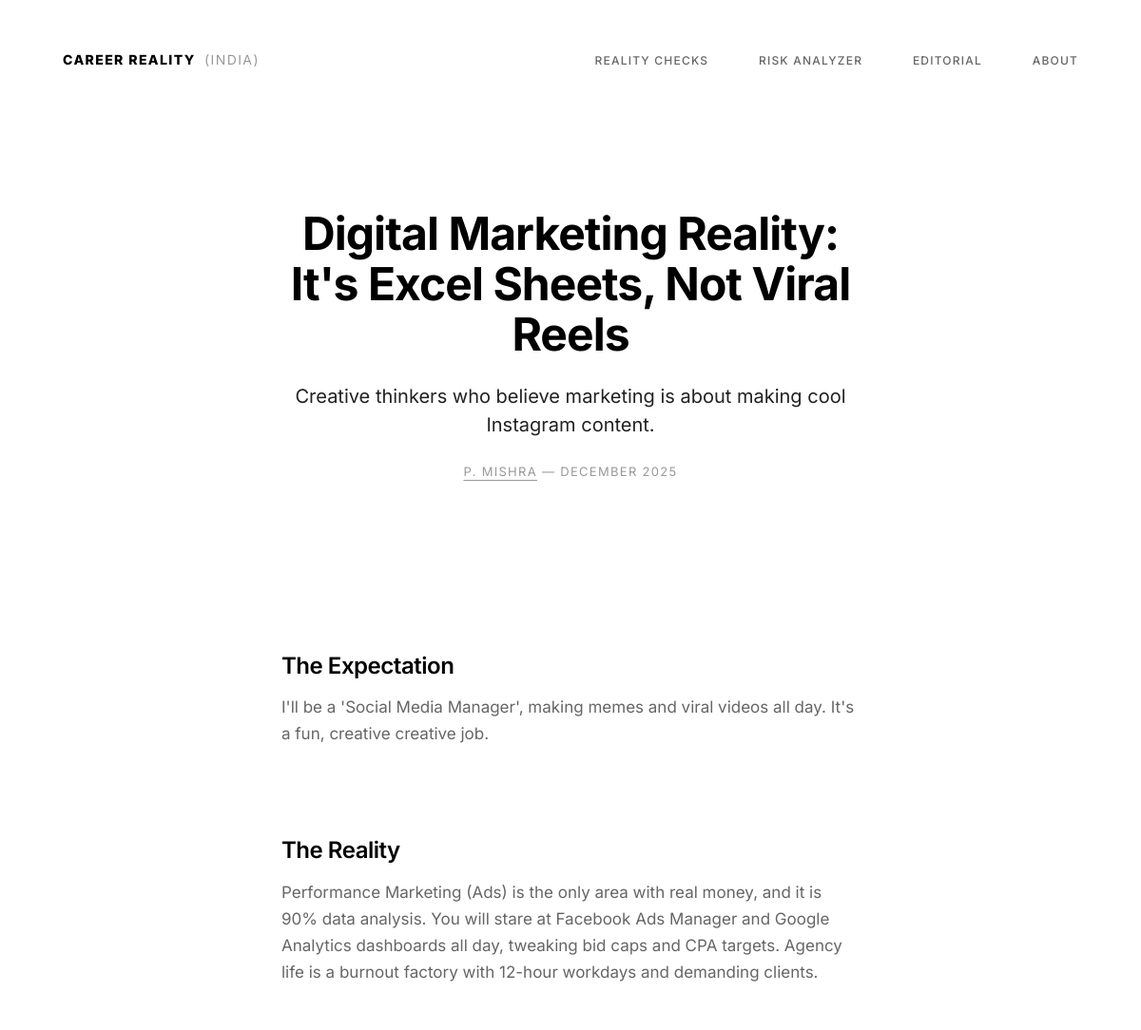
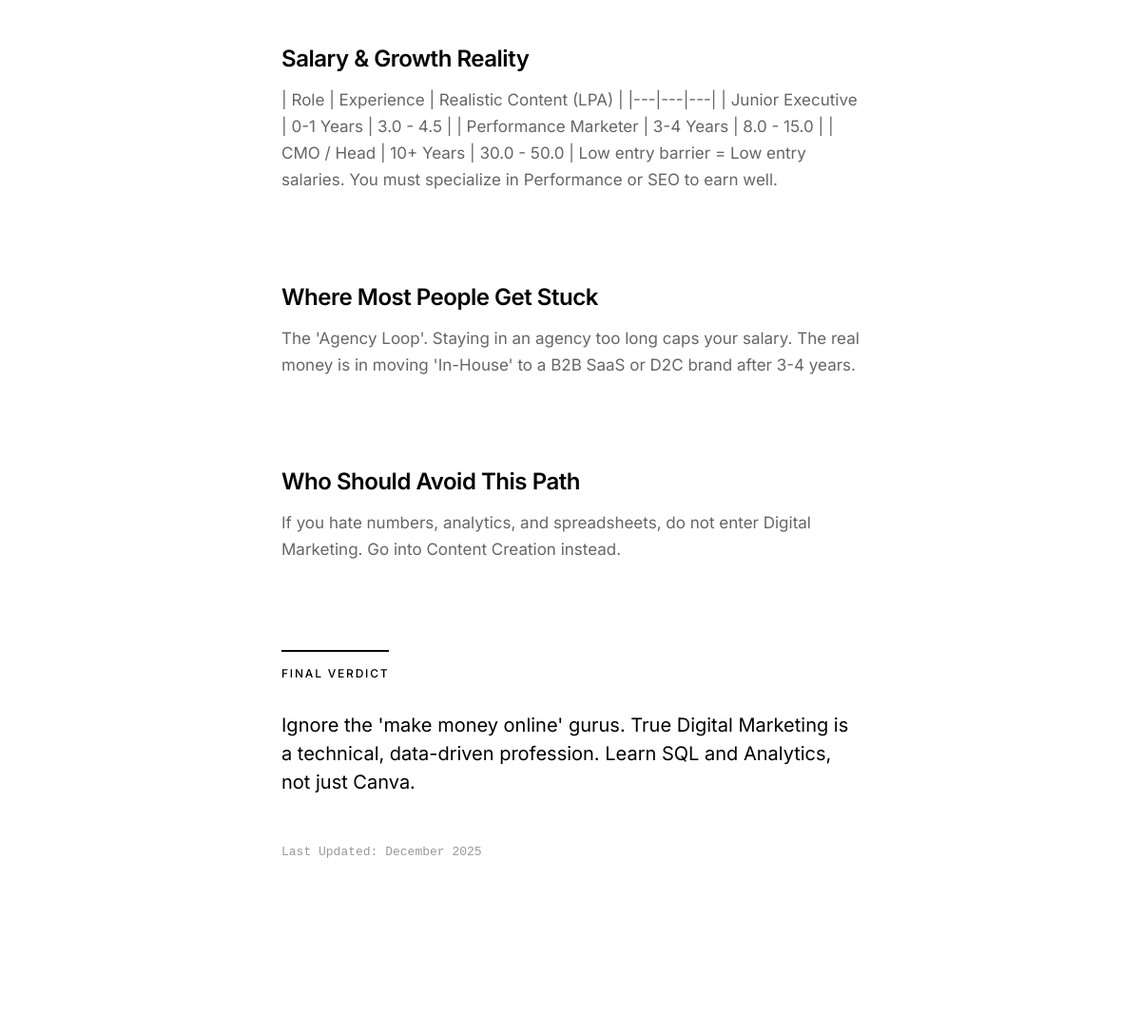
The page /article/digital-marketing-reality-india/ (upper part) on the database as committed earlier (2 pictures, top to bottom).
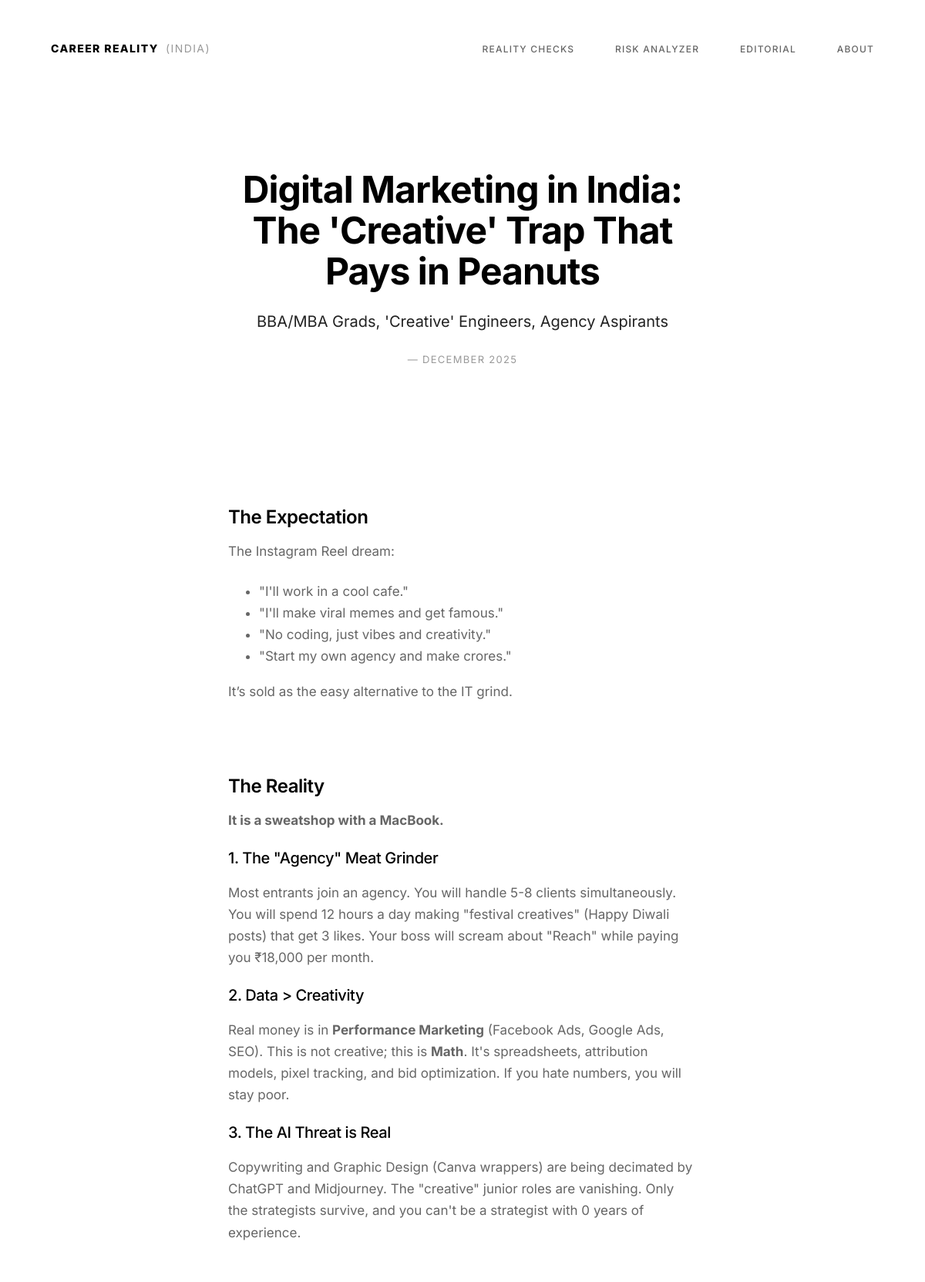
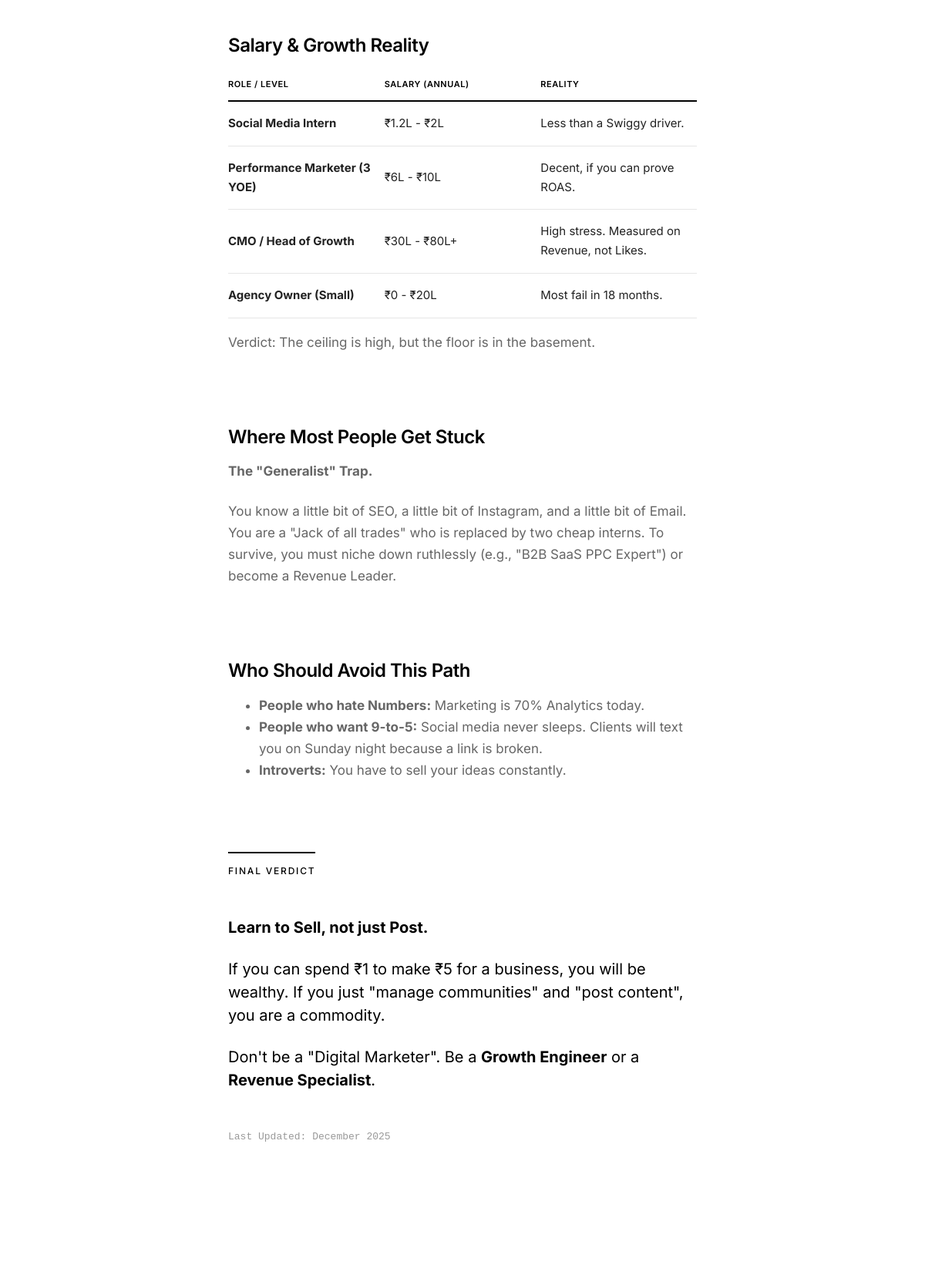
The same page on the database as committed later (2 pictures, top to bottom).
### content/models.py (models this page shows, shortened)
class Article(models.Model):
    STATUS_CHOICES = [
        ('draft', 'Draft'),
        ('published', 'Published'),
    ]
    title = models.CharField(max_length=200)
    slug = models.SlugField(unique=True, max_length=200)
    author = models.ForeignKey(Author, on_delete=models.PROTECT)
    category = models.ForeignKey(Category, on_delete=models.PROTECT)
    status = models.CharField(max_length=20, choices=STATUS_CHOICES, default='draft')
    target_persona = models.TextField(help_text="Who is this specific article for?")
    who_should_avoid = models.TextField(help_text="Trust Signal: Who should NOT pursue this?")
    common_expectation = models.TextField(help_text="The Myth / What people think")
    actual_reality = models.TextField(help_text="The Truth / What it's actually like")
    salary_reality = models.TextField(help_text="Real data tables/ranges. No hype.")
    stuck_point = models.TextField(help_text="Where most people fail or plateau")
    verdict = models.TextField(help_text="Final honest conclusion")
    meta_title = models.CharField(max_length=60, help_text="SEO Title (max 60 chars)")
    meta_description = models.CharField(max_length=160, help_text="SEO Description (max 160 chars)")
    published_at = models.DateTimeField(blank=True, null=True)
    updated_at = models.DateTimeField(auto_now=True)
    last_reality_check = models.DateField(blank=True, null=True, help_text="Date of last factual review")

class Author(models.Model):
    name = models.CharField(max_length=100, help_text="Real human name (Proof of life)")
    display_name = models.CharField(max_length=100, help_text="Public brand-safe name")
    bio = models.TextField()
    profile_image = models.ImageField(upload_to='authors/', blank=True, null=True)
    linkedin_url = models.URLField(help_text="Critical Trust Signal")
    experience_summary = models.CharField(max_length=255, blank=True, help_text="e.g. '10+ years in Fintech Product Management'")
    is_active = models.BooleanField(default=True)

### content/views.py (the view)
# urls.py: path('article/<slug:slug>/', views.article_detail, name='article_detail'),
def article_detail(request, slug):
    article = get_object_or_404(Article, slug=slug, status='published')
    return render(request, 'content/article_detail.html', {'article': article})

### templates/content/article_detail.html (shortened to what this page needs)
{% extends "base.html" %}
{% block content %}
<article class="article-body">
    <header class="container-reading article-header">
        <h1>{{ article.title }}</h1>
        <div style="font-size: 20px; color: var(--c-grey-dark); line-height: 1.5; margin-bottom: 24px;">
            {{ article.target_persona|safe }}
        </div>
        <div style="font-size: 13px; color: var(--c-grey-light); text-transform: uppercase; letter-spacing: 0.1em;">
            {% if article.author.linkedin_url %}
            <a href="{{ article.author.linkedin_url }}" target="_blank" rel="noopener noreferrer" style="color: inherit; text-decoration: underline; text-decoration-thickness: 1px; text-underline-offset: 4px;">{{ article.author.display_name }}</a>
            {% else %}
            {{ article.author.display_name }}
            {% endif %}
             — {{ article.updated_at|date:"F Y" }}
        </div>
    </header>
    <div class="container-reading">
        <section>
            <h2>The Expectation</h2>
            {{ article.common_expectation|safe }}
        </section>
        <section>
            <h2>The Reality</h2>
            {{ article.actual_reality|safe }}
        </section>
        <section>
            <h2>Salary & Growth Reality</h2>
            <div class="table-scroll">
                {{ article.salary_reality|safe }}
            </div>
        </section>
        <section>
            <h2>Where Most People Get Stuck</h2>
            {{ article.stuck_point|safe }}
        </section>
        <section>
            <h2>Who Should Avoid This Path</h2>
            {{ article.who_should_avoid|safe }}
        </section>
        <div style="margin-top: 5rem;">
            <h3
                style="font-size: 12px; text-transform: uppercase; letter-spacing: 0.15em; border-top: 2px solid var(--c-black); padding-top: 1rem; margin-bottom: 2rem; display: inline-block;">
                Final Verdict
            </h3>
            <div style="font-size: 20px; line-height: 1.5; color: var(--c-black);">
                {{ article.verdict|safe }}
            </div>
            <div style="margin-top: 3rem; font-size: 13px; color: var(--c-grey-light); font-family: monospace;">
                Last Updated: {{ article.updated_at|date:"F Y" }}
            </div>
        </div>
    </div>
</article>
{% endblock %}

Rows that differ between the two databases and show on the page:
changed Article: title "Digital Marketing Reality: It's Excel Sheets, Not Viral Reels" → "Digital Marketing in India: The 'Creative' Trap That Pays in Peanuts"; target_persona "Creative thinkers who believe marketing is about making cool Instagram content." → "BBA/MBA Grads, 'Creative' Engineers, Agency Aspirants"; common_expectation "I'll be a 'Social Media Manager', making memes and viral videos all day. It's a fun, creative creative job." → "The Instagram Reel dream: \"I'll work in a cool cafe.\" \"I'll make viral memes and get famous.\" \"No coding, just vibes and creativity.\" \"Start my own agency and make crores.\" It’s sold as the easy alternative to the IT grind."; actual_reality "Performance Marketing (Ads) is the only area with real money, and it is 90% data analysis. You will stare at Facebook Ads Manager and Google Analytics dashboards all day, tweaking bid caps and CPA targets. Agency life is a burnout factory with 12-hour workdays and demanding clients." → "It is a sweatshop with a MacBook. 1. The \"Agency\" Meat Grinder Most entrants join an agency. You will handle 5-8 clients simultaneously. You will spend 12 hours a day making \"festival creatives\" (Happy Diwali posts) that get 3 likes. Your boss will scream about \"Reach\" while paying you ₹18,000 per month. 2. Data > Creativity Real money is in Performance Marketing (Facebook Ads, Google Ads, SEO). This is not creative; this is Math . It's spreadsheets, attribution models, pixel tracking, and bid optimization. If you hate numbers, you will stay poor. 3. The AI Threat is Real Copywriting and Graphic Design (Canva wrappers) are being decimated by ChatGPT and Midjourney. The \"creative\" junior…"; salary_reality "| Role | Experience | Realistic Content (LPA) | |---|---|---| | Junior Executive | 0-1 Years | 3.0 - 4.5 | | Performance Marketer | 3-4 Years | 8.0 - 15.0 | | CMO / Head | 10+ Years | 30.0 - 50.0 | Low entry barrier = Low entry salaries. You must specialize in Performance or SEO to earn well." → "ROLE / LEVEL SALARY (ANNUAL) REALITY Social Media Intern ₹1.2L - ₹2L Less than a Swiggy driver. Performance Marketer (3 YOE) ₹6L - ₹10L Decent, if you can prove ROAS. CMO / Head of Growth ₹30L - ₹80L+ High stress. Measured on Revenue, not Likes. Agency Owner (Small) ₹0 - ₹20L Most fail in 18 months. Verdict: The ceiling is high, but the floor is in the basement."; stuck_point "The 'Agency Loop'. Staying in an agency too long caps your salary. The real money is in moving 'In-House' to a B2B SaaS or D2C brand after 3-4 years." → "The \"Generalist\" Trap. You know a little bit of SEO, a little bit of Instagram, and a little bit of Email. You are a \"Jack of all trades\" who is replaced by two cheap interns. To survive, you must niche down ruthlessly (e.g., \"B2B SaaS PPC Expert\") or become a Revenue Leader."; who_should_avoid "If you hate numbers, analytics, and spreadsheets, do not enter Digital Marketing. Go into Content Creation instead." → "People who hate Numbers: Marketing is 70% Analytics today. People who want 9-to-5: Social media never sleeps. Clients will text you on Sunday night because a link is broken. Introverts: You have to sell your ideas constantly."; verdict "Ignore the 'make money online' gurus. True Digital Marketing is a technical, data-driven profession. Learn SQL and Analytics, not just Canva." → "Learn to Sell, not just Post. If you can spend ₹1 to make ₹5 for a business, you will be wealthy. If you just \"manage communities\" and \"post content\", you are a commodity. Don't be a \"Digital Marketer\". Be a Growth Engineer or a Revenue Specialist ."; author_id 1 → 2 (drawn); author.display_name "P. MISHRA" → (not shown)
